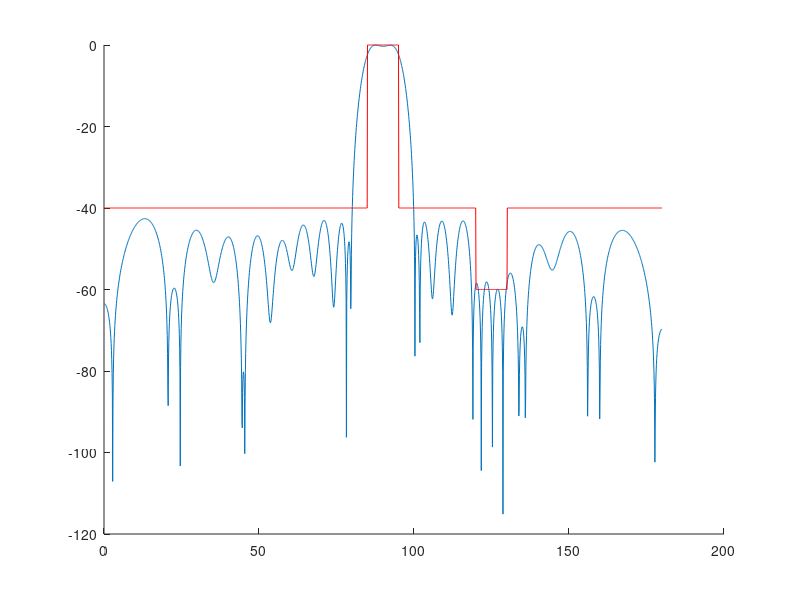

Here is the MATLAB script that generated this plot:
clc;
clear;

N = 41; %N antenna elements
lambda = 1;
%position of antenna array
d=zeros(1,N);
d(1) = 10;
d(2) = 9.6065;
d(3) = 8.8098;
d(4) = 8.2995;
d(5) = 7.8973;
d(6) = 7.3497;
d(7) = 6.8494;
d(8) = 6.5302;
d(9) = 5.6299;
d(10)=5.3749;
d(11)=5;
d(12)=4.6065;
d(13)=3.8098;
d(14)=3.2995;
d(15)=2.8973;
d(16)=2.3497;
d(17)=1.8494;
d(18)=1.5302;
d(19)=0.6299;
d(20)=0.3749;
d(21)=0;
d(41) = -10;
d(40) = -9.6065;
d(39) = -8.8098;
d(38) = -8.2995;
d(37) = -7.8973;
d(36) = -7.3497;
d(35) = -6.8494;
d(34) = -6.5302;
d(33) = -5.6299;
d(32)=-5.3749;
d(31)=-5;
d(30)=-4.6065;
d(29)=-3.8098;
d(28)=-3.2995;
d(27)=-2.8973;
d(26)=-2.3497;
d(25)=-1.8494;
d(24)=-1.5302;
d(23)=-0.6299;
d(22)=-0.3749;

%number of mainlobe samples
theta_m = 85:1:95;
L_m = length(theta_m);
u_m = cos(theta_m*pi/180);
A_m = exp(1i*(2*pi/lambda)*u_m'*d);
%null
theta_n = [120:0.5:130];
L_n = length(theta_n);
u_n = cos(theta_n*pi/180);
A_n = exp(1i*(2*pi/lambda)*u_n'*d);
%sidelobe
theta_s = [0:1:80,100:1:115,135:1:180];
L_s = length(theta_s);
u_s = cos(theta_s*pi/180);
A_s = exp(1i*(2*pi/lambda)*u_s'*d);
L = L_m + L_n + L_s;
%transformation matrix
theta = [theta_m,theta_s,theta_n];
u = cos(theta*pi/180);
A = exp(1i*(2*pi/lambda)*u'*d);
%desired beampattern
%amplitude
fm = [ones(L_m,1);10^(-50/20)*ones(L_s,1);10^(-80/20)*ones(L_n,1)];
%phase
fp = ones(L,1);
f = fm.*fp;
%emphasis vector
w = ones(L,1);
W = diag(w);
mu = 0.4;
%ripple tolerance
gamma = 0;
epsilon = 0.05;
km = 40;
kp = 4000;
kn = 1e6;
x0 = inv(A'*A)*A'*f;

%change weight every iteration
error = 1;
tic;
for i = 1:2
    xp = inv(A'*W*A)*(A'*W)*f;
    xp = xp./abs(xp);
    iawa = inv(real(diag(xp)'*A'*W*A*diag(xp)));
    awf = real(diag(xp)'*A'*W*f)-(1/mu)*ones(N,1);
    xa = max(iawa*awf,gamma);
    xc = xa.*xp;
    %update the weight corresponding to mainlobe
    fi = abs(A*xc)./max(abs(A*xc));
    em = fi(1:L_m)-f(1:L_m);
    for i = 1:L_m
        if (em(i) < -epsilon)
            w(i) = w(i) + km * abs(em(i));
        end
    end
    %update the weight corresponding to sidelobe
    es = fi(L_m+1:L_m+L_s)-f(L_m+1:L_m+L_s);
    w(L_m+1:L_m+L_s) = max(kp*es,0);
    %update the weight corresponding to null
    en = fi(L_m+L_s+1:end)-f(L_m+L_s+1:end);
    w(L_m+L_s+1:end) = max(kn*en,0);    
    W = diag(w);
    error = norm(x0-xc);
    x0 = xc;
end

t = toc;
%calculate the number of selected antennas
lam = 0;
for i = 1:N
    if (abs(xc(i))<0.001)
        xc(i)=0;
    else
        lam = lam + 1;
    end
end

%define the transformation matrix for plotting
theta_plot = [0:0.1:180];
u_plot = cos(theta_plot*pi/180);
A_plot = exp(1i*(2*pi/lambda)*u_plot'*d);
figure(2);hold on;
y = 20*log10(abs(A_plot*xc)/max(abs(A_plot*xc)));
plot(theta_plot,y);
hold on;
fd  =  10^(-40/20)*ones(length(theta_plot),1);
for i = 1:length(theta_plot)
    if ((theta_plot(i)>=85)&&(theta_plot(i)<=95))
        fd(i) = 1;
    elseif((theta_plot(i)>=120)&&(theta_plot(i)<=130))
        fd(i) = 10^(-60/20);
    end
end
plot(theta_plot,20*log10(fd),'r');



